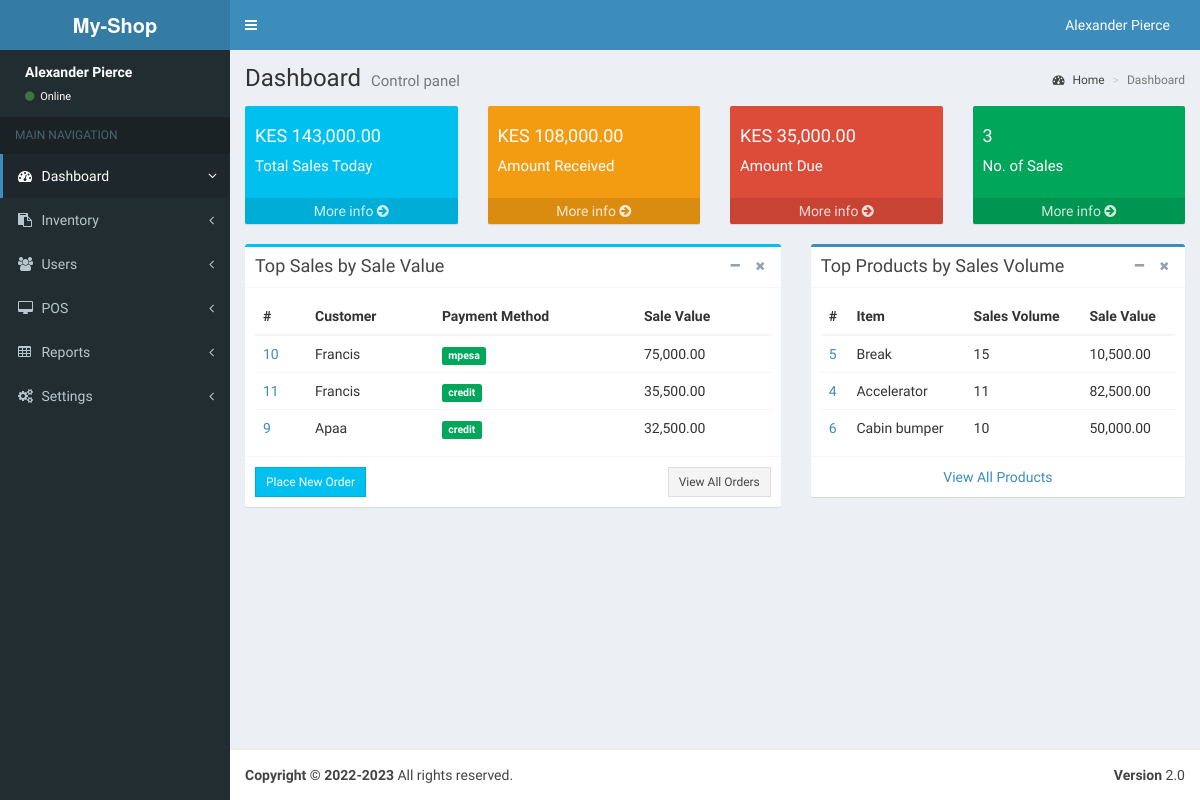
Before: / with the older database file.
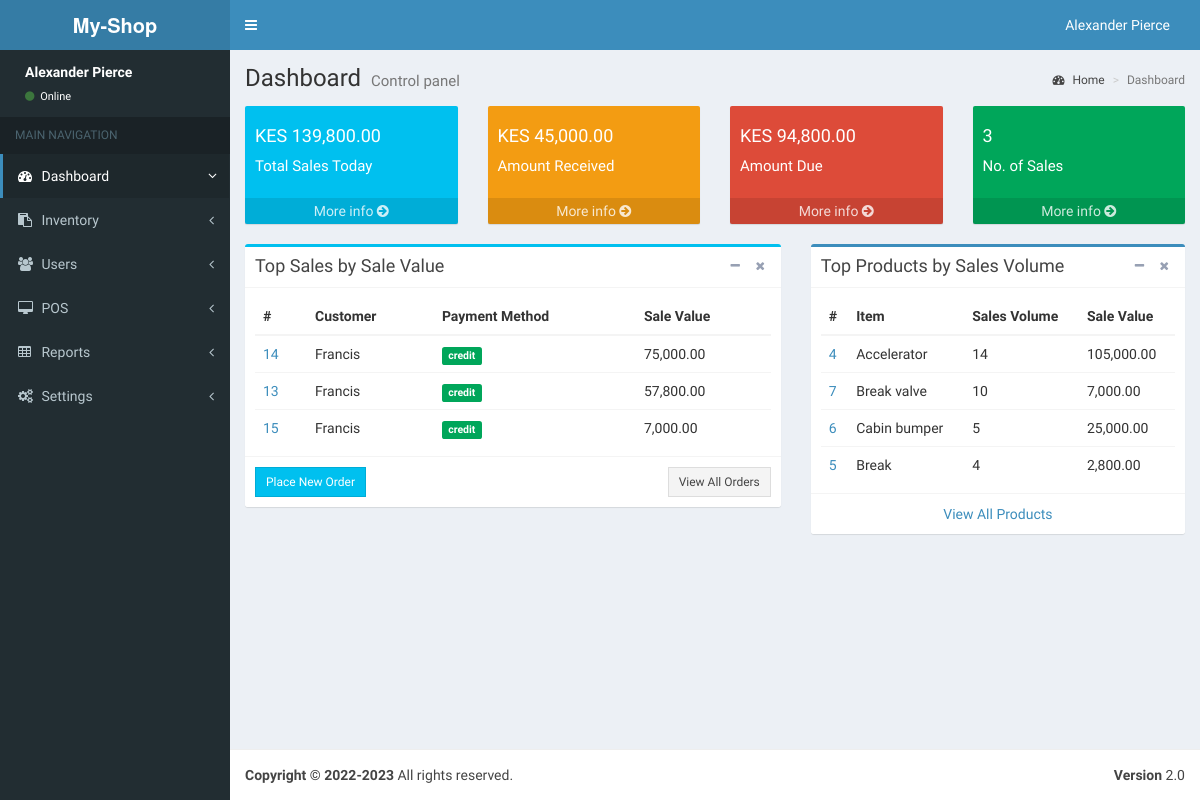
After: the same page with the newer database file.
### store/models.py (models this page shows, shortened)
class Inventory(models.Model):
	store = models.ForeignKey(Store, related_name="products", on_delete=models.CASCADE, null=True, blank=True)
	category = models.ForeignKey(Category, related_name="products", on_delete=models.SET_NULL, null=True, blank=True)
	name = models.CharField(max_length=25, unique=True)
	description = models.CharField(max_length=255, blank=True)
	price = models.FloatField(blank=True, null=True)
	stock = models.IntegerField(blank=True, null=True)
	date_updated = models.DateTimeField(auto_now=True)
	date_created = models.DateTimeField(auto_now_add=True)

### store/views.py (the view)
# urls.py: path("", views.admin_dashboard),
def admin_dashboard(request):
	bills = Bill.objects.all()
	bill_transactions = BillTransaction.objects.all()
	total_amount_received = sum([item.amount_paid for item in bill_transactions])
	total_sales_value = sum([bill.get_bill_total for bill in bills])
	amount_due = total_sales_value - total_amount_received
	bill_items = BillItem.objects.values("bill__id", "bill__customer__first_name", "bill__payment_method__name").annotate(bill_total=Sum("sum_total")).order_by("-bill_total")[:5]
	billed_products = BillItem.objects.values("product__id", "product__name").annotate(quantity_sold=Sum("quantity"), sale_value=Sum("sum_total")).order_by("-quantity_sold")[:5]
	context_data = {"bills": bills,
					"bill_items": bill_items,
					"top_products": billed_products,
					"sales_total": total_sales_value,
					"amount_due": amount_due,
					"total_amount_paid": total_amount_received,
					"transactions": bill_transactions,
					}
	return render(request, "store/index.html", context_data)

### store/models.py (called while the page is built)
	@property
	def get_bill_total(self):
		total = sum([item.sum_total for item in self.bill_items.all()])
		return total

### templates/store/index.html (shortened to what this page needs)
{% extends "base.html" %}
{% load humanize %}
{% block page_content %}
      <div class="content-wrapper">
        <section class="content-header">
          <h1>
            Dashboard
            <small>Control panel</small>
          </h1>
          <ol class="breadcrumb">
            <li><a href="#"><i class="fa fa-dashboard"></i> Home</a></li>
            <li class="active">Dashboard</li>
          </ol>
        </section>
        <section class="content">
          <div class="row">
            <div class="col-lg-3 col-xs-6">
              <div class="small-box bg-aqua">
                <div class="inner">
                  <h4>KES {{sales_total | floatformat:2 | intcomma}}</h4>
                  <p>Total Sales Today</p>
                </div>
                <a href="#" class="small-box-footer">More info <i class="fa fa-arrow-circle-right"></i></a>
              </div>
            </div>
            <div class="col-lg-3 col-xs-6">
              <div class="small-box bg-yellow">
                <div class="inner">
                  <h4>KES {{total_amount_paid | floatformat:2 | intcomma}}</h4>
                  <p>Amount Received</p>
                </div>
                <a href="#" class="small-box-footer">More info <i class="fa fa-arrow-circle-right"></i></a>
              </div>
            </div>
            <div class="col-lg-3 col-xs-6">
              <div class="small-box bg-red">
                <div class="inner">
                  <h4>KES {{amount_due | floatformat:2 | intcomma}}</h4>
                  <p>Amount Due</p>
                </div>
                <a href="#" class="small-box-footer">More info <i class="fa fa-arrow-circle-right"></i></a>
              </div>
            </div>
            <div class="col-lg-3 col-xs-6">
              <div class="small-box bg-green">
                <div class="inner">
                  <h4>{{bills.count}}</h4>
                  <p>No. of Sales</p>
                </div>
                <a href="#" class="small-box-footer">More info <i class="fa fa-arrow-circle-right"></i></a>
              </div>
            </div>
          </div>
          <div class="row">
            <div class="col-lg-12">
              <div class="row">
                <div class="col-md-7">
                  <div class="box box-info">
                    <div class="box-header with-border">
                      <h3 class="box-title">Top Sales by Sale Value</h3>
                      <div class="box-tools pull-right">
                        <button class="btn btn-box-tool" data-widget="collapse"><i class="fa fa-minus"></i></button>
                        <button class="btn btn-box-tool" data-widget="remove"><i class="fa fa-times"></i></button>
                      </div>
                    </div>
                    <div class="box-body">
                      <div class="table-responsive">
                        <table class="table no-margin">
                          <thead>
                            <tr>
                              <th>#</th>
                              <th>Customer</th>
                              <th>Payment Method</th>
                              <th>Sale Value</th>
                            </tr>
                          </thead>
                          <tbody>
                            {% for bill in bill_items %}
                            <tr>
                              <td><a href="#">{{bill.bill__id}}</a></td>
                              <td>{{bill.bill__customer__first_name}}</td>
                              <td><span class="label label-success">{{bill.bill__payment_method__name}}</span></td>
                              <td>{{bill.bill_total | floatformat:2 | intcomma}}</td>
                            </tr>
                            {% endfor %}
                          </tbody>
                        </table>
                      </div>
                    </div>
                    <div class="box-footer clearfix">
                      <a href="javascript::;" class="btn btn-sm btn-info btn-flat pull-left">Place New Order</a>
                      <a href="javascript::;" class="btn btn-sm btn-default btn-flat pull-right">View All Orders</a>
                    </div>
                  </div>
                </div>
                <div class="col-md-5">
                  <div class="box box-primary">
                    <div class="box-header with-border">
                      <h3 class="box-title">Top Products by Sales Volume</h3>
                      <div class="box-tools pull-right">
                        <button class="btn btn-box-tool" data-widget="collapse"><i class="fa fa-minus"></i></button>
                        <button class="btn btn-box-tool" data-widget="remove"><i class="fa fa-times"></i></button>
                      </div>
                    </div>
                    <div class="box-body">
                      <div class="table-responsive">
                        <table class="table no-margin">
                          <thead>
                            <tr>
                              <th>#</th>
                              <th>Item</th>
                              <th>Sales Volume</th>
                              <th>Sale Value</th>
                            </tr>
                          </thead>
                          <tbody>
                            {% for item in top_products %}
                            <tr>
                              <td><a href="#">{{item.product__id}}</a></td>
                              <td>{{item.product__name}}</td>
                              <td>{{item.quantity_sold}}</td>
                              <td>{{item.sale_value | floatformat:2 | intcomma}}</td>
                            </tr>
                            {% endfor %}
                          </tbody>
                        </table>
                      </div>
                    </div>
                    <div class="box-footer text-center">
                      <a href="javascript::;" class="uppercase">View All Products</a>
                    </div>
                  </div>
                </div>
              </div>
            </div>
          </div>
        </section>
      </div>
{% endblock page_content %}

### templates/base.html (shortened to what this page needs)
<!DOCTYPE html>
<html>
  <head>
    {% load static %}
    <link href="{% static 'bootstrap/css/bootstrap.min.css' %}" rel="stylesheet" type="text/css" />
    <link href="https://maxcdn.bootstrapcdn.com/font-awesome/4.3.0/css/font-awesome.min.css" rel="stylesheet" type="text/css" />
    <link href="http://code.ionicframework.com/ionicons/2.0.0/css/ionicons.min.css" rel="stylesheet" type="text/css" />
    <link href="{% static 'dist/css/AdminLTE.min.css' %}" rel="stylesheet" type="text/css" />
    <link href="{% static 'dist/css/skins/_all-skins.min.css' %}" rel="stylesheet" type="text/css" />
    <link href="{% static 'plugins/iCheck/flat/blue.css' %}" rel="stylesheet" type="text/css" />
    <link href="{% static 'plugins/morris/morris.css' %}" rel="stylesheet" type="text/css" />
    <link href="{% static 'plugins/jvectormap/jquery-jvectormap-1.2.2.css' %}" rel="stylesheet" type="text/css" />
    <link href="{% static 'plugins/datepicker/datepicker3.css' %}" rel="stylesheet" type="text/css" />
    <link href="{% static 'plugins/daterangepicker/daterangepicker-bs3.css' %}" rel="stylesheet" type="text/css" />
    <link href="{% static 'plugins/bootstrap-wysihtml5/bootstrap3-wysihtml5.min.css' %}" rel="stylesheet" type="text/css" />
    <link href="{% static 'plugins/datatables/dataTables.bootstrap.css' %}" rel="stylesheet" type="text/css" />
  </head>
  <body class="skin-blue">
    <div class="wrapper">
      <header class="main-header">
        <a href="index2.html" class="logo"><b>My-Shop</b></a>
        <nav class="navbar navbar-static-top" role="navigation">
          <a href="#" class="sidebar-toggle" data-toggle="offcanvas" role="button">
          </a>
          <div class="navbar-custom-menu">
            <ul class="nav navbar-nav">
              <li class="dropdown user user-menu">
                <a href="#" class="dropdown-toggle" data-toggle="dropdown">
                  <span class="hidden-xs">Alexander Pierce</span>
                </a>
              </li>
            </ul>
          </div>
        </nav>
      </header>
      <aside class="main-sidebar">
        <section class="sidebar">
          <div class="user-panel">
            <div class="pull-left info">
              <p>Alexander Pierce</p>
              <a href="#"><i class="fa fa-circle text-success"></i> Online</a>
            </div>
          </div>
          <ul class="sidebar-menu">
            <li class="header">MAIN NAVIGATION</li>
            <li class="active treeview">
              <a href="/">
                <i class="fa fa-dashboard"></i> <span>Dashboard</span> <i class="fa fa-angle-left pull-right"></i>
              </a>
            </li>
            <li class="treeview">
              <a href="#">
                <i class="fa fa-clipboard"></i>
                <span>Inventory</span>
                <i class="fa fa-angle-left pull-right"></i>
              </a>
            </li>
            <li class="treeview">
              <a href="#">
                <i class="fa fa-users"></i>
                <span>Users</span>
                <i class="fa fa-angle-left pull-right"></i>
              </a>
            </li>
            <li class="treeview">
              <a href="#">
                <i class="fa fa-desktop"></i> <span>POS</span>
                <i class="fa fa-angle-left pull-right"></i>
              </a>
            </li>
            <li class="treeview">
              <a href="#">
                <i class="fa fa-table"></i> <span>Reports</span>
                <i class="fa fa-angle-left pull-right"></i>
              </a>
            </li>
            <li class="treeview">
              <a href="#">
                <i class="fa fa-cogs"></i> <span>Settings</span>
                <i class="fa fa-angle-left pull-right"></i>
              </a>
            </li>
          </ul>
        </section>
      </aside>
      {% block page_content %}
      {% endblock page_content %}
      <footer class="main-footer">
        <div class="pull-right hidden-xs">
          <b>Version</b> 2.0
        </div>
        <strong>Copyright &copy; 2022-2023</strong> All rights reserved.
      </footer>
    </div>
  </body>
</html>

Changed rows visible on the page:
computed for Inventory "Accelerator": quantity_sold "11" → "14"; sale_value "82,500.00" → "105,000.00"
added Inventory: product__id "7", product__name "Break valve", quantity_sold "10", sale_value "7,000.00"
computed for Inventory "Cabin bumper": quantity_sold "10" → "5"; sale_value "50,000.00" → "25,000.00"
shown differently, row unchanged: Inventory "Break": quantity_sold "15" → "4"; sale_value "10,500.00" → "2,800.00"; moves down the list
Other visible differences:
{{ sales_total | floatformat:2 | intcomma }}: "143,000.00" → "139,800.00"
{{ total_amount_paid | floatformat:2 | intcomma }}: "108,000.00" → "45,000.00"
{{ amount_due | floatformat:2 | intcomma }}: "35,000.00" → "94,800.00"
new list line: "14 Francis credit 75,000.00"
new list line: "13 Francis credit 57,800.00"
new list line: "15 Francis credit 7,000.00"
list line gone: "10 Francis mpesa 75,000.00"
list line gone: "11 Francis credit 35,500.00"
list line gone: "9 Apaa credit 32,500.00"
